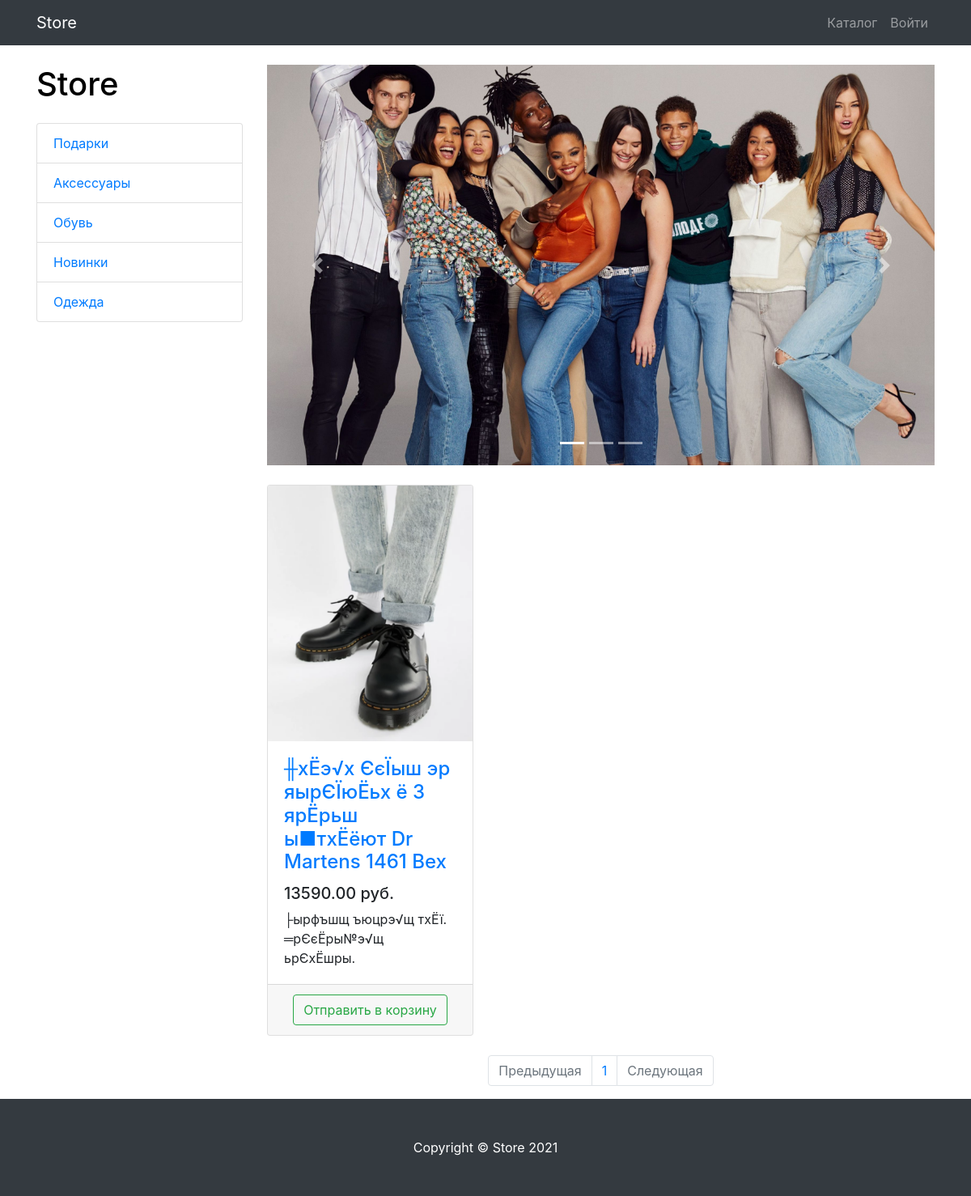
The app's page /products/5/ with its own data.
### products/models.py (models this page shows, shortened)
class ProductCategory(models.Model):
    name = models.CharField(max_length=64, unique=True) #unique уникальность поля
    description = models.TextField(blank=True)
    class Meta:
        verbose_name_plural = 'Product Categories'

class Product(models.Model):
    name = models.CharField(max_length=256)
    image = models.ImageField(upload_to='products_images', blank=True)
    description = models.TextField(blank=True)
    short_description = models.CharField(max_length=64, blank=True)
    price = models.DecimalField(max_digits=8, decimal_places=2, default=0)
    quantity = models.PositiveIntegerField(default=0)
    category = models.ForeignKey(ProductCategory, on_delete=models.CASCADE)

### products/views.py (the view)
# urls.py: path('', products, name='index'),
def products(request, category_id=None, page=1):
    context = {
        'title': 'Store - каталог',
        'categories': ProductCategory.objects.all(),
    }
    if category_id:
        products = Product.objects.filter(category_id=category_id)
    else:
        products = Product.objects.all()
    paginator = Paginator(products, 3)
    products_paginator = paginator.page(page)
    context.update({'products': products_paginator})
    return render(request, 'products/products.html', context)

### products/templates/products/products.html (shortened to what this page needs)
{% extends 'products/base.html' %}
{% load static %}
{% block css %}
    <link href="{% static 'css/products.css' %}" rel="stylesheet">
{% endblock %}
{% block content %}
    <div class="container">
        <div class="row">
            <div class="col-lg-3">
                <h1 class="my-4">
                    <a href="{% url 'products:index' %}" style="color:black">
                       Store
                    </a>
                </h1>
                <div class="list-group">
                    {% for category in  categories %}
                        <a href="{% url 'products:category' category.id %}"
                           class="list-group-item">
                            {{ category.name }}
                        </a>
                    {% endfor %}
                </div>
            </div>
            <div class="col-lg-9">
                <div id="carouselExampleIndicators" class="carousel slide my-4" data-ride="carousel">
                    <ol class="carousel-indicators">
                        <li data-target="#carouselExampleIndicators" data-slide-to="0" class="active"></li>
                        <li data-target="#carouselExampleIndicators" data-slide-to="1"></li>
                        <li data-target="#carouselExampleIndicators" data-slide-to="2"></li>
                    </ol>
                    <div class="carousel-inner" role="listbox">
                        <div class="carousel-item active">
                            <img class="d-block img-fluid" src="{% static 'vendor/img/slides/slide-1.jpg' %}" alt="First slide">
                        </div>
                    </div>
                    <a class="carousel-control-prev" href="#carouselExampleIndicators" role="button" data-slide="prev">
                        <span class="carousel-control-prev-icon" aria-hidden="true"></span>
                    </a>
                    <a class="carousel-control-next" href="#carouselExampleIndicators" role="button" data-slide="next">
                        <span class="carousel-control-next-icon" aria-hidden="true"></span>
                    </a>
                </div>
                <div class="row">
                    {% for product in products %}
                        <div class="col-lg-4 col-md-6 mb-4">
                        <div class="card h-100">
                            <a href="#">
                                <img class="card-img-top"
                                     src="/media/{{ product.image }}"
                                     alt="">
                            </a>
                            <div class="card-body">
                                <h4 class="card-title">
                                    <a href="#">{{ product.name }}</a>
                                </h4>
                                <h5>{{ product.price }} руб.</h5>
                                <p class="card-text">{{ product.short_description }}</p>
                            </div>
                            <div class="card-footer text-center">
                                <a href="{% url 'products:basket_add' product.id %}">
                                    <button type="button" class="btn btn-outline-success">
                                        Отправить в корзину
                                    </button>
                                </a>
                            </div>
                        </div>
                    </div>
                    {% endfor %}
                </div>
                <nav aria-label="Page navigation example">
                    <ul class="pagination justify-content-center">
                        <li class="page-item {% if not products.has_previous %} disabled {% endif %}">
                            <a class="page-link"
                               href="{% if products.has_previous %} {% url 'products:page' products.previous_page_number %} {% else %} # {% endif %}"
                               tabindex="-1" aria-disabled="true">
                                Предыдущая
                            </a>
                        </li>
                        {% for page in products.paginator.page_range %}
                        <li class="page-item">
                            <a class="page-link" href="{% url 'products:page' page %}">
                                {{ page }}
                            </a>
                        </li>
                        {% endfor %}
                        <li class="page-item">
                        <li class="page-item {% if not products.has_next %} disabled {% endif %}">
                            <a class="page-link"
                               href="{% if products.has_next %} {% url 'products:page' products.next_page_number %} {% else %} # {% endif %}">
                                Следующая
                            </a>
                        </li>
                    </ul>
                </nav>
            </div>
        </div>
    </div>
{% endblock %}
{% block footer %}
    <footer class="py-5 bg-dark">
        <div class="container">
            <p class="m-0 text-center text-white">Copyright &copy; Store 2021</p>
        </div>
    </footer>
{% endblock %}

### static/css/products.css (style rules this page uses)
body { padding-top: 56px; }

### records on screen
ProductCategory: name "Подарки"
ProductCategory: name "Аксессуары"
ProductCategory: name "Обувь"
ProductCategory: name "Новинки"
ProductCategory: name "Одежда"
Product: image (picture), name "╫хЁэ√х ЄєЇыш эр яырЄЇюЁьх ё 3 ярЁрьш ы■тхЁёют Dr Martens 1461 Bex", price "13590.00", short_description "├ырфъшщ ъюцрэ√щ тхЁї. ═рЄєЁры№э√щ ьрЄхЁшры."

### other values on screen
{{ page }} "1"
